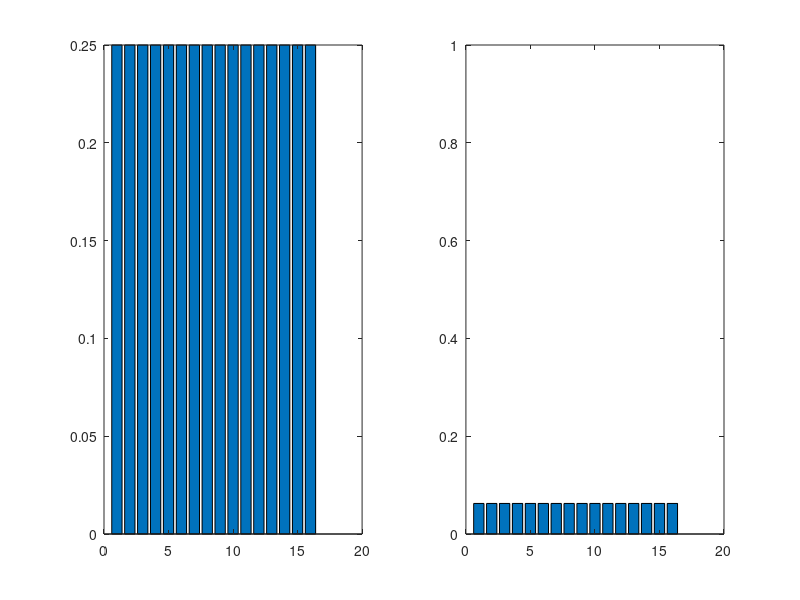
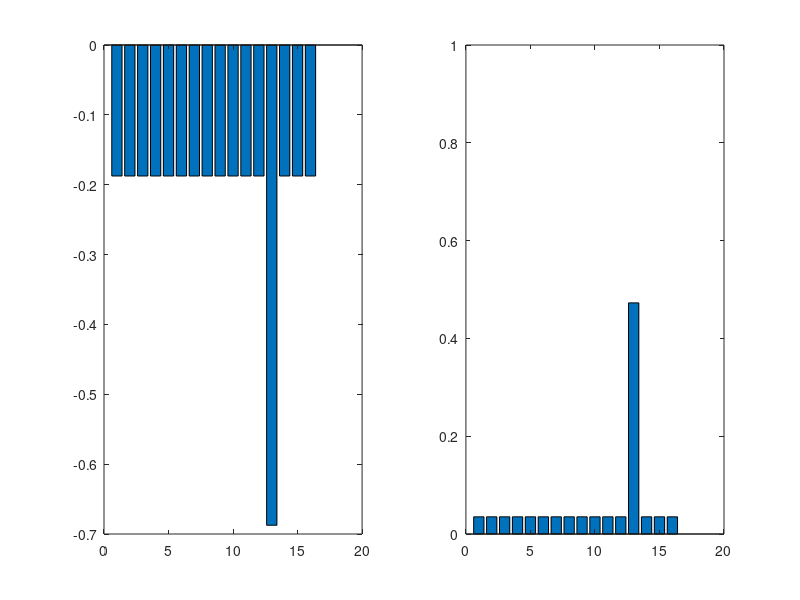

The MATLAB script that drew these images, in order: (Note: this script raises an error after producing the figures.)
%%%%%%%%%%%%%%%%%%%%%%%%%%%%%%%%%%%%%%%%%%%%%%%%%%%%%%%%%%%%%%%%%%%%%%%%%%%
% MATLAB code - Noise Analysis

% Title: Performance of the Partitioned Hardware Efficient Quantum Search 
%        Algorithm with the Diagonalizable/Damping Noise Effect 

% Authors: A. Ahmadkhaniha1, Y. Mafi1, P. Kazemikhah, H. Aghababa1,
%         M.R. Kolahdouz1

%%%%%%%%%%%%%%%%%%%%%%%%%%%%%%%%%%%%%%%%%%%%%%%%%%%%%%%%%%%%%%%%%%%%%%%%%%%
%%%%%%%%%%%%%%%%% Grover algorithm with Noisy oracle %%%%%%%%%%%%%%%%%%%%%%
%%%%%%%%%%%%%%%%%%%%%%%%%%%%%%%%%%%%%%%%%%%%%%%%%%%%%%%%%%%%%%%%%%%%%%%%%%%

clc
clear
close all

ket0 = [1;0];
ket1 = [0;1];

I = eye(2);
H = 1/sqrt(2).*[1 1;1 -1];
X = [0 1;1 0];
Z = [1 0;0 -1];
CCCNOT=eye(16);
CCCNOT(15,15)=0;CCCNOT(16,15)=1;
CCCNOT(16,16)=0;CCCNOT(15,16)=1;

v = 13;  % The desired state
Oracle = eye(16);
Oracle(v,v) = -1;

Diffuser = kron(kron(H,H),kron(H,I));
Diffuser = kron(kron(X,X),kron(X,Z))*Diffuser;
Diffuser = CCCNOT*Diffuser;
Diffuser = kron(kron(X,X),kron(X,Z))*Diffuser;
Diffuser = kron(kron(H,H),kron(H,I))*Diffuser;

Psi = kron(kron(ket0,ket0),kron(ket0,ket0));    % Initial state
Psi = kron(kron(H,H),kron(H,H))*Psi;            % Hadamard operation
figure
subplot(1,2,1)
bar(Psi)
subplot(1,2,2)
bar(Psi.^2)
ylim([0 1])

Psi = Oracle*Psi;                               % Oracle operation
% figure
% subplot(1,2,1)
% bar(Psi)
% subplot(1,2,2)
% bar(Psi.^2)
% ylim([0 1])

Psi = Diffuser*Psi;                             % Diffuser operation
figure
subplot(1,2,1)
bar(Psi)
subplot(1,2,2)
bar(Psi.^2)
ylim([0 1])
Iteration #2
Psi = Oracle*Psi;                               % Oracle operation
Psi = Diffuser*Psi;                             % Diffuser operation
% figure
% bar(Psi.^2)
% ylim([0 1])
Psi_final = Psi;

%%%%%%%%%%%%%%%%%%%%%%%%%%%%%%%%%%%%%%%%%%%%%%%%%%%%%%%%%%%%%%%%%%%%%%%%%%%
%%%%%%%%%%%%%%%%%%%%%%%%%% Noise Analysis %%%%%%%%%%%%%%%%%%%%%%%%%%%%%%%%%
%%%%%%%%%%%%%%%%%%%%%%%%%%%%%%%%%%%%%%%%%%%%%%%%%%%%%%%%%%%%%%%%%%%%%%%%%%%

syms P_AD P_PD

% Kraus operators of amplitude-damping noise
E_AD_0 = [1 0;0 sqrt(1-P_AD)];
E_AD_1 = [0 sqrt(P_AD);0 0];

% Kraus operators of phase-damping noise
E_PD_0 = sqrt(1-P_PD).*I;
E_PD_1 = sqrt(P_PD).*[1 0;0 0];
E_PD_2 = sqrt(P_PD).*[0 0;0 1];

Psi = kron(kron(ket0,ket0),kron(ket0,ket0));    % Initial state
rho = Psi*conj(Psi');

U1 = kron(kron(H,H),kron(H,H));                 % Hadamard operation
rho = U1*(rho*conj(U1'));

U2 = Oracle;                                    % Oracle operation
rho = U2*(rho*conj(U2'));

% Amplitude-Damping noise effect
E0 = kron(kron(E_AD_0,E_AD_0),kron(E_AD_0,E_AD_0));
E1 = kron(kron(E_AD_1,E_AD_1),kron(E_AD_1,E_AD_1));

% Phase-Damping noise effect
% E0 = kron(kron(E_PD_0,E_PD_0),kron(E_PD_0,E_PD_0));
% E1 = kron(kron(E_PD_1,E_PD_1),kron(E_PD_1,E_PD_1));
% E2 = kron(kron(E_PD_2,E_PD_2),kron(E_PD_2,E_PD_2));

rho = simplify(E0*rho*conj(E0')+E1*rho*conj(E1'));% Nosie operation

U3 = Diffuser;                                  % Diffuser operation
rho = U3*(rho*conj(U3'));

rho = U2*(rho*conj(U2'));                       % Oracle operation
rho = simplify(E0*rho*conj(E0')+E1*rho*conj(E1'));% Nosie operation
rho = U3*(rho*conj(U3'));                       % Diffuser operation

% Fidelity calculation
Fidelity = simplify(conj(Psi_final')*rho*Psi_final);



